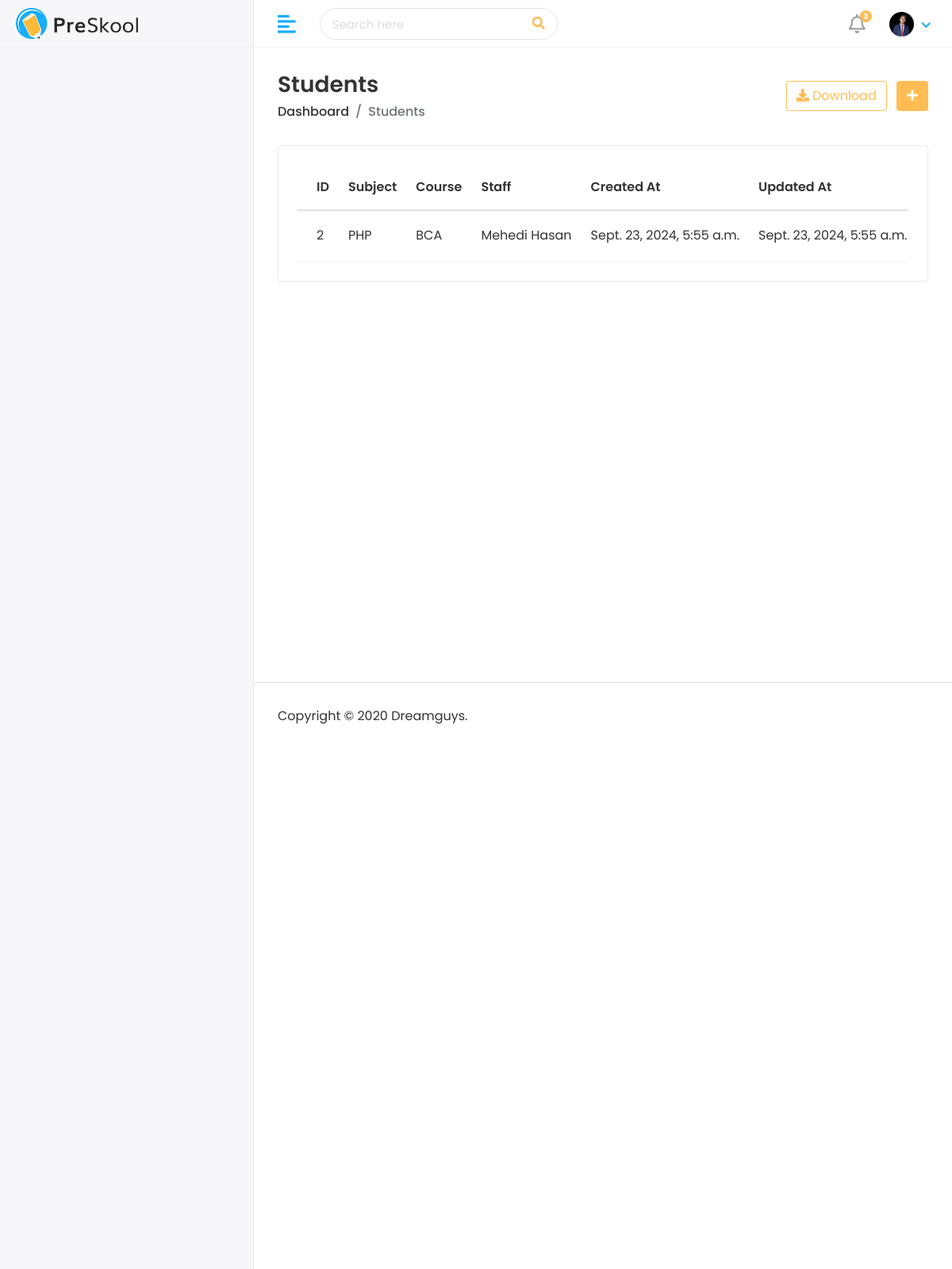
The app's page /hod/subject/view (signed in) with its own data.
### app/models.py (models this page shows, shortened)
class CustomUser(AbstractUser):
    USER = (
        (1, 'HOD'),
        (2, 'STAFF'),
        (3, 'STUDENT'),
    )
    user_type = models.CharField(choices= USER, max_length=50, default=1)
    profile_pic = models.ImageField(upload_to='media/profile_pic')

class Subject(models.Model):
    name = models.CharField(max_length= 100)
    course = models.ForeignKey(Course, on_delete=models.CASCADE)
    staff = models.ForeignKey(Staff, on_delete=models.CASCADE)
    created_at = models.DateTimeField(auto_now_add=True, null=True)
    updated_at = models.DateTimeField(auto_now=True)

class Course(models.Model):
    name = models.CharField(max_length=100)
    created_at = models.DateTimeField(auto_now_add=True)
    updated_at = models.DateTimeField(auto_now=True)
    def __str__(self):
        return self.name

class Staff(models.Model):
    admin = models.OneToOneField(CustomUser, on_delete=models.CASCADE)
    address = models.TextField()
    gender = models.CharField(max_length=100)
    created_at = models.DateTimeField(auto_now_add=True)
    updated_at = models.DateTimeField(auto_now=True)

### school_management/Hod_Views.py (the view)
# urls.py: path('hod/subject/view', Hod_Views.View_Subject, name='view_subject'),
@login_required(login_url='/')
def View_Subject(request):
    subject = Subject.objects.all()
    context = {
        'subject' : subject
    }
    return render(request, 'Hod/view_subject.html', context)

### templates/Hod/view_subject.html (shortened to what this page needs)
{% extends "base.html" %}
{% block body %}
<div class="page-wrapper">
    <div class="content container-fluid">
       <div class="page-header">
          <div class="row align-items-center">
             <div class="col">
                <h3 class="page-title">Students</h3>
                <ul class="breadcrumb">
                   <li class="breadcrumb-item"><a href="index.html">Dashboard</a></li>
                   <li class="breadcrumb-item active">Students</li>
                </ul>
             </div>
             <div class="col-auto text-right float-right ml-auto">
                <a href="#" class="btn btn-outline-primary mr-2"><i class="fas fa-download"></i> Download</a>
                <a href="add-student.html" class="btn btn-primary"><i class="fas fa-plus"></i></a>
             </div>
          </div>
       </div>
       <div class="row">
          <div class="col-sm-12">
             <div class="card card-table">
                <div class="card-body">
                   <div class="table-responsive">
                      <table class="table table-hover table-center mb-0 datatable">
                         <thead>
                            <tr>
                               <th>ID</th>
                               <th>Subject</th>
                               <th>Course</th>
                               <th>Staff</th>
                               <th>Created At</th>
                               <th>Updated At</th>
                            </tr>
                         </thead>
                         <tbody>
                           {% for i in subject %}
                            <tr>
                               <td>{{i.id}}</td>
                               <td>{{i.name}}</td>
                               <td>{{i.course}}</td>
                               <td>{{i.staff.admin.first_name}} {{i.staff.admin.last_name}}</td>
                               <td>{{i.created_at}}</td>
                               <td>{{i.updated_at}}</td>
                            </tr>
                            {% endfor %}
                         </tbody>
                      </table>
                   </div>
                </div>
             </div>
          </div>
       </div>
    </div>
 </div>
{% endblock %}

### templates/includes/header.html (shortened to what this page needs)
{% load static %}
<div class="header">
    <div class="header-left">
       <a href="index.html" class="logo">
       <img src="/static/assets/img/logo.png" alt="Logo">
       </a>
    </div>
    <a href="javascript:void(0);" id="toggle_btn">
    <i class="fas fa-align-left"></i>
    </a>
    <div class="top-nav-search">
       <form>
          <input type="text" class="form-control" placeholder="Search here">
          <button class="btn" type="submit"><i class="fas fa-search"></i></button>
       </form>
    </div>
    <ul class="nav user-menu">
       <li class="nav-item dropdown noti-dropdown">
          <a href="#" class="dropdown-toggle nav-link" data-toggle="dropdown">
          <i class="far fa-bell"></i> <span class="badge badge-pill">3</span>
          </a>
       </li>
       <li class="nav-item dropdown has-arrow">
         <a href="#" class="dropdown-toggle nav-link" data-toggle="dropdown">
         {% if user.profile_pic == "" %}
            <span class="user-img"><img class="rounded-circle" src="{% static 'assets/img/noimg.jpg' %}" width="31" alt="{{user.first_name}} {{user.last_name}}"></span>
         {% else %}
          <span class="user-img"><img class="rounded-circle" src="/{{user.profile_pic}}" width="31" alt="{{user.first_name}} {{user.last_name}}"></span>
          </a>
          {% endif %}
       </li>
    </ul>
 </div>

### static/assets/css/style.css (style rules this page uses)
html { height: 100%; }
body { background-color: #fff; color: #333; font-family: 'Poppins', sans-serif; font-size: 1rem; height: 100%; line-height: 1.5; overflow-x: hidden; }
h1, h2, h3, h4, h5, h6 { font-family: 'Poppins', sans-serif; margin-top: 0; }
.form-control { border: 1px solid #ddd; box-shadow: none; color: #333; font-size: 15px; height: 40px; }
a { color: #009ce7; }
input, button, a { transition: all 0.4s ease; -moz-transition: all 0.4s ease; -o-transition: all 0.4s ease; -ms-transition: all 0.4s ease; -webkit-transition: all 0.4s ease; }
input, input:focus, button, button:focus { outline: none; }
input[type=text], input[type=password] { -webkit-appearance: none; -moz-appearance: none; appearance: none; }
ul, ol { padding: 0px; list-style: none; }
.table { color: #333; max-width: 100%; margin-bottom: 0; width: 100%; }
.table thead tr th { font-weight: 600; }
.table tbody tr { border-bottom: 1px solid rgba(0, 0, 0, 0.05); }
.table.table-center td, .table.table-center th { vertical-align: middle; }
.card-table .card-body .table > thead > tr > th { border-top: 0; }
.card-table .card-body .table tr td:first-child, .card-table .card-body .table tr th:first-child { padding-left: 1.5rem; }
.card-table .table td, .card-table .table th { border-top: 1px solid #e2e5e8; padding: 1rem 0.75rem; white-space: nowrap; }
.btn-primary { background-color: #FFBC53; border: 1px solid #FFBC53; }
.btn-outline-primary { color: #FFBC53; border-color: #FFBC53; }
.card { border: 1px solid #ececf5; box-shadow: 0 1px 3px 0 rgba(0, 0, 0, 0.03); margin-bottom: 1.875rem; }
.card-body { padding: 1.5rem; }
.header { background-color: #fff; border-bottom: 1px solid #f3f3f4; left: 0; position: fixed; right: 0; top: 0; z-index: 1001; height: 60px; }
.header .header-left { float: left; height: 60px; padding: 0 20px; position: relative; width: 320px; z-index: 1; transition: all 0.2s ease-in-out; background-color: #f7f7fa; border-bottom: 1px solid #efefef; border-right: 1px solid #ececf5; display: flex; align-items: center; }
.header .header-left .logo { display: inline-block; line-height: 60px; }
.header .header-left .logo img { max-height: 40px; width: auto; }
.header .dropdown-toggle:after { display: none; }
.header .has-arrow .dropdown-toggle:after { border-top: 0; border-left: 0; border-bottom: 2px solid #18aefa; border-right: 2px solid #18aefa; content: ''; height: 8px; display: inline-block; pointer-events: none; -webkit-transform-origin: 66% 66%; -ms-transform-origin: 66% 66%; transform-origin: 66% 66%; -webkit-transform: rotate(45deg); -ms-transform: rotate(45deg); transform: rotate(45deg); -webkit-transition: all 0.15s ease-in-out; transition: all 0.15s ease-in-out; width: 8px; vertical-align: 0px; }
.user-menu { float: right; margin: 0; position: relative; z-index: 99; padding-right: 15px; }
.user-menu.nav > li > a { color: #a0a0a0; font-size: 14px; line-height: 58px; padding: 0 15px; height: 60px; }
.user-img { margin-right: 3px; position: relative; }
.top-nav-search { float: left; margin-left: 15px; }
.top-nav-search form { margin-top: 10px; position: relative; width: 300px; }
.top-nav-search .form-control { background-color: transparent; border-color: rgba(0, 0, 0, 0.1); border-radius: 50px; color: #ddd; height: 40px; padding: 10px 50px 10px 15px; }
.top-nav-search .btn { background-color: transparent; border-color: transparent; color: #ffbc53; min-height: 40px; padding: 7px 15px; position: absolute; right: 0; top: 0; }
.top-nav-search .form-control::placeholder { color: #ddd; }
.page-wrapper { margin-left: 320px; padding-top: 60px; position: relative; transition: all 0.4s ease; }
.page-wrapper > .content { padding: 1.875rem 1.875rem 0; }
.page-header { margin-bottom: 1.875rem; }
.page-header .breadcrumb { background-color: transparent; color: #6c757d; font-size: 1rem; font-weight: 500; margin-bottom: 0; padding: 0; }
.page-header .breadcrumb a { color: #333; }
.page-title { font-size: 28px; font-weight: 600; color: #333; margin-bottom: 5px; }
.user-menu.nav > li > a .badge { background-color: #FFBC53; display: block; font-size: 10px; font-weight: bold; height: 15px; width: 15px; position: absolute; right: 7px; top: 13px; color: #fff; padding: 3px; }
.user-menu.nav > li > a > i { font-size: 1.5rem; line-height: 60px; }
@media (min-width: 992px) { #toggle_btn { align-items: center; color: #18aefa; display: inline-flex; float: left; font-size: 26px; height: 60px; justify-content: center; margin-left: 15px; padding: 0 15px; } }

### records on screen
CustomUser: profile_pic (picture)
Subject: id "2", name "PHP", course "BCA", staff.admin.first_name "Mehedi", staff.admin.last_name "Hasan", created_at "Sept. 23, 2024, 5:55 a.m.", updated_at "Sept. 23, 2024, 5:55 a.m."
